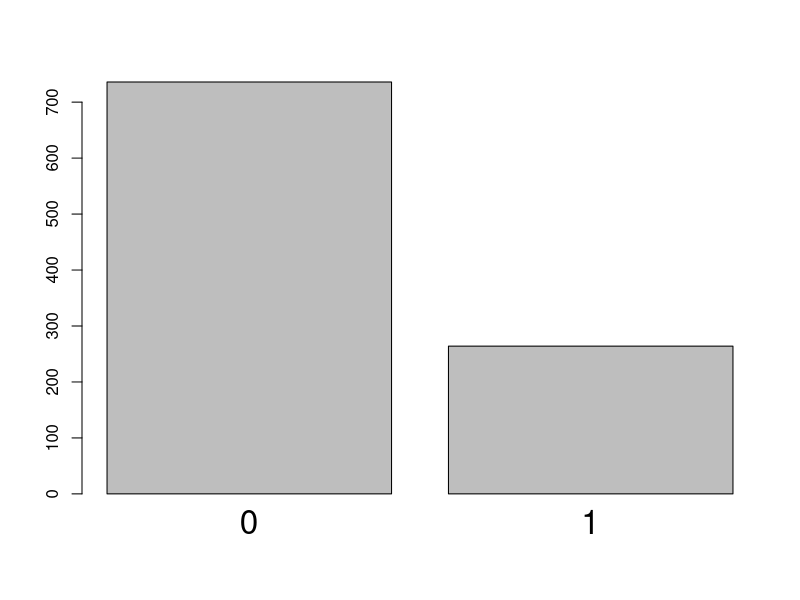
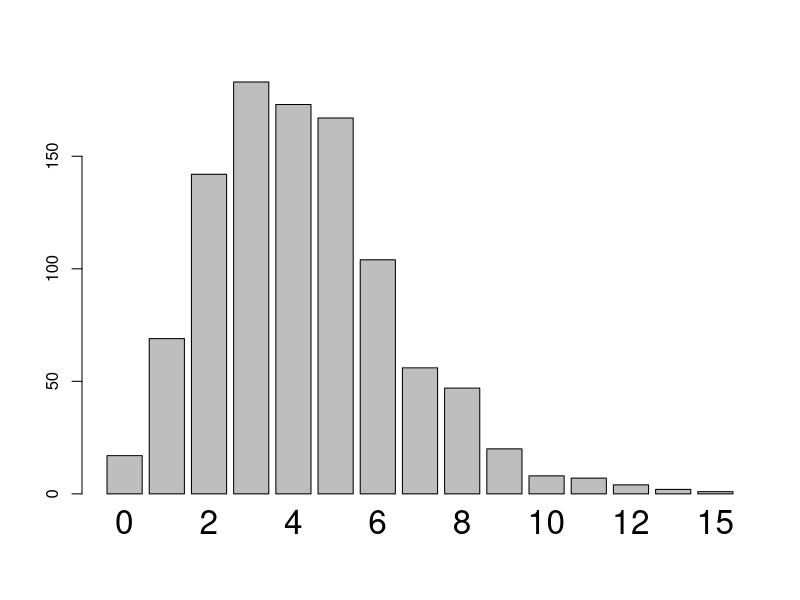
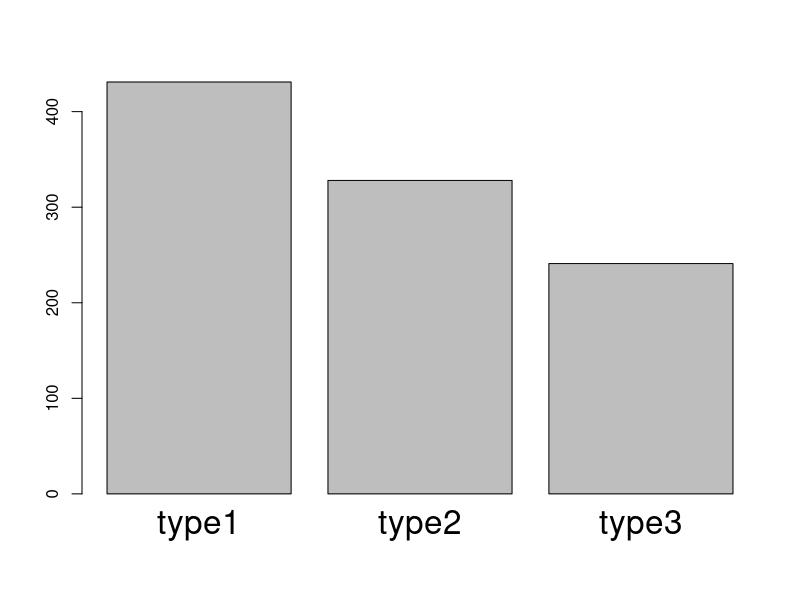
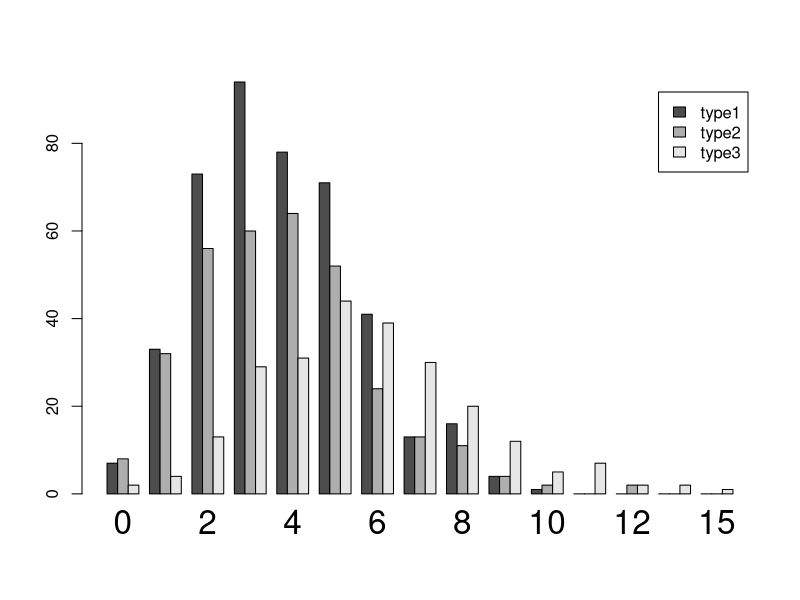
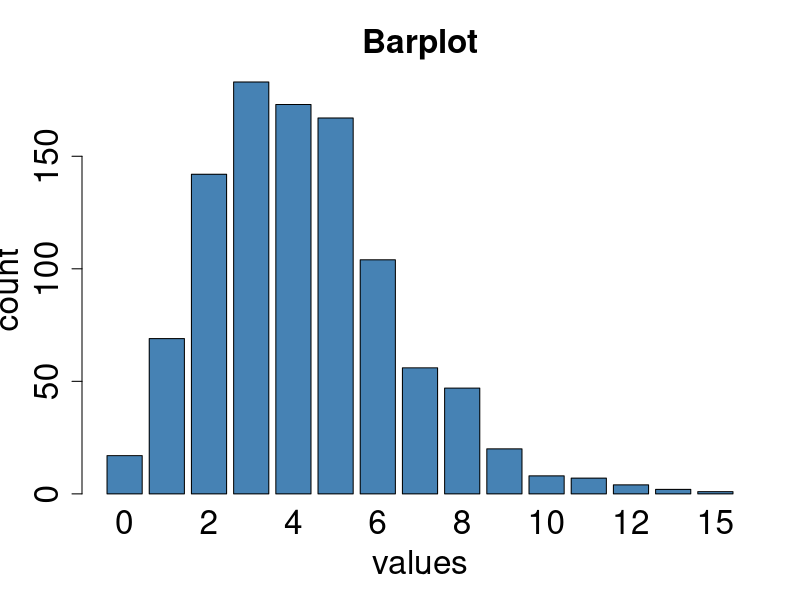
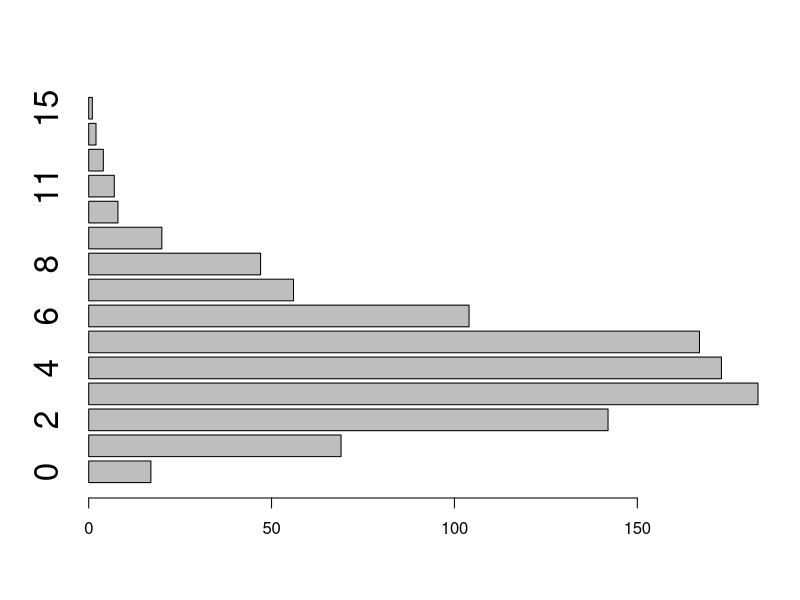
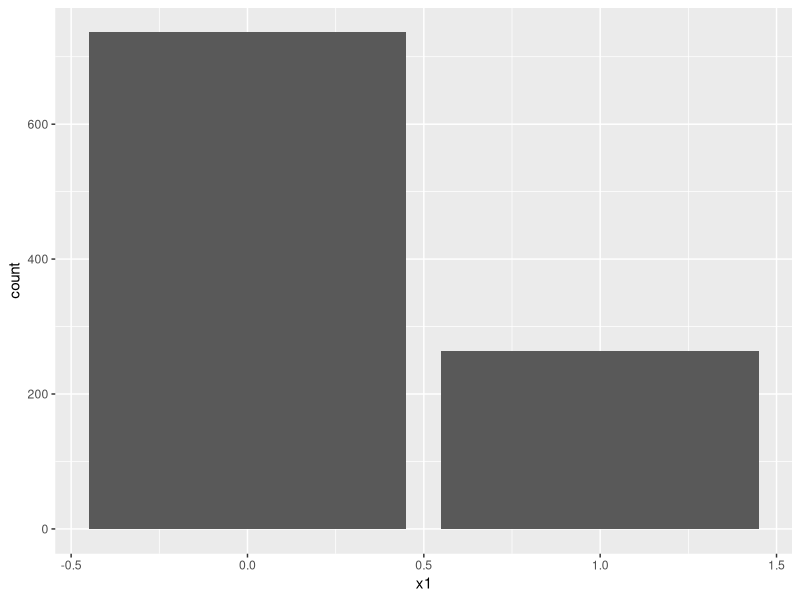
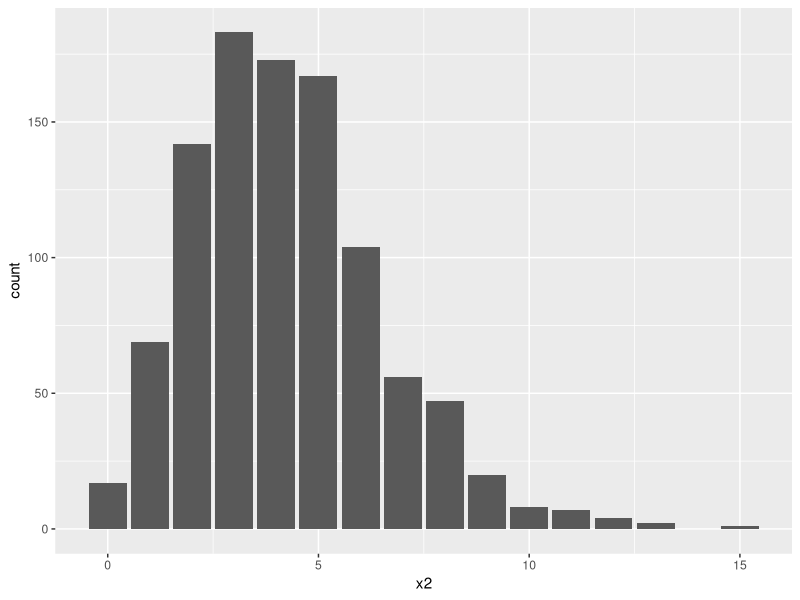

These charts were generated, in order, by the following R code:
## ---- chunk 1
knitr::opts_chunk$set(echo = TRUE, fig.width=16, fig.height=9, dpi=150, highlight=T)

require(tidyverse)
require(knitr)
require(gridExtra)
## ---- chunk 2
typesTmp<- paste(sep="","type",1:3)
type<-factor(sample(typesTmp,
                    size=1000,
                    replace=T,
                    prob=c(0.45,0.3,0.25)))
x1<-rbinom(1000,size=1,prob=0.25)
x2<-rpois(1000,lambda=ifelse(type=="type3",6,4))
dat<-data.frame(type,x1,x2)
## ---- chunk 3
barplot(table(dat$x1),cex.names=2)
barplot(table(dat$x2),cex.names=2)
barplot(table(dat$type),cex.names=2)

barplot(table(dat$type,dat$x2),
        beside=T,
        legend.text=levels(dat$type),
        cex.names=2)
## ---- chunk 4
barplot(table(dat$x2),
        col="steelblue",
        xlab="values",
        ylab="count",
        main="Barplot",
        cex.names=2,
        cex.axis=2,
        cex.lab=2,
        cex.main=2)

barplot(table(dat$x2),horiz=T,cex.names=2)
## ---- chunk 5
ggplot(data=dat,mapping=aes(x=x1)) + geom_bar()
ggplot(data=dat,mapping=aes(x=x2)) + geom_bar()
ggplot(data=dat,mapping=aes(x=type)) + geom_bar()

dat %>%
  count(type,x2) %>%
  complete(type,x2,fill=list(n=0)) %>%
  ggplot(mapping=aes(fill=type,y=n,x=x2)) +
  geom_bar(position="dodge",stat="identity") +
  theme(text = element_text(size=20))
## ---- chunk 6
ggplot(data=dat,mapping=aes(x=x2)) + 
  geom_bar() +
  coord_flip() +
  ggtitle("Barplot for variable x2") +
  xlab("values") +
  ylab("count") +
  theme(text = element_text(size=20))
## ---- chunk 7
g1<-qplot(dat$x1,geom="bar")
g2<-qplot(dat$x2,geom="bar")
g3<-qplot(dat$type,geom="bar")

grid.arrange(g1,g2,g3,nrow=1)
## ---- chunk 8
pie(table(dat$type))
## ---- chunk 9
ggplot(dat, mapping=aes(x=factor(1), fill=factor(type))) +
  geom_bar(width = 1) +
  coord_polar("y") + 
  xlab("") +
  theme_void()
## ---- chunk 10
dat<-mutate(dat,
            x3=ifelse(type=="type1",
                      rnorm(500,mean=-2),
                      ifelse(type=="type2",
                             rnorm(500,mean=2),
                             runif(500))))
## ---- chunk 11
hist(dat$x3)
hist(dat$x3,xlab="normal data",main="Histogram",col="grey",breaks=50)
hist(dat$x3,xlab="normal data",main="Histogram",col="grey",freq=F)
hist(dat$x3,xlab="normal data",main="Histogram",col="grey",xlim=c(-10,10))
## ---- chunk 12
ggplot(data=dat,mapping=aes(x=x3)) +
  geom_histogram()

ggplot(data=dat,mapping=aes(x=x3)) +
  geom_histogram(binwidth=0.1)

ggplot(data=dat,mapping=aes(x=x3,stat(density))) +
  geom_histogram(binwidth=0.15)

ggplot(data=dat,mapping=aes(x=x3,stat(density))) +
  geom_histogram(binwidth=0.15) +
  coord_cartesian(xlim = c(-10, 10)) +
  ggtitle("Histogram") +
  theme(text=element_text(size=24))
## ---- chunk 13
par(mfrow=c(1,2))

hist(dat$x3,xlab="normal data",main="Histogram",col="grey",freq=F,breaks=50)
lines(density(dat$x3,bw="SJ"))

h<-hist(dat$x3,breaks=50,plot=F)
col1<-col2rgb("steelblue"); col1<-rgb(col1[1],col1[2],col1[3],alpha=150,maxColorValue=255)
col2<-col2rgb("salmon"); col2<-rgb(col2[1],col2[2],col2[3],alpha=150,maxColorValue=255)
col3<-col2rgb("orange"); col3<-rgb(col3[1],col3[2],col3[3],alpha=150,maxColorValue=255)
hist(dat$x3[dat$type=="type1"],xlab="x3",main="",col=col1,breaks=h$breaks,ylim=range(h$counts))
hist(dat$x3[dat$type=="type2"],col=col2,breaks=h$breaks,add=T)
hist(dat$x3[dat$type=="type3"],col=col3,breaks=h$breaks,add=T)
legend(x="topright",col=c("steelblue","salmon","orange"),pch=15,cex=2,legend=levels(dat$type),bty="n")
## ---- chunk 14
g1<-ggplot(data=dat,mapping=aes(x=x3,stat(density))) +
  geom_histogram(binwidth=0.15) +
  geom_density(bw="SJ",col="blue",lwd=1)

g2<-ggplot(data=dat,mapping=aes(x=x3,fill=type)) +
  geom_histogram(binwidth=0.15,position="dodge")

grid.arrange(g1,g2,nrow=1)
## ---- chunk 15
boxplot(data=dat,x3~type)
boxplot(data=dat,x3~type,horizontal=T)
## ---- chunk 16
ggplot(data=dat,mapping=aes(x=type,y=x3)) +
  geom_boxplot()
ggplot(data=dat,mapping=aes(x=type,y=x3)) +
  geom_boxplot() +
  coord_flip()
## ---- chunk 17
ggplot(data=dat,mapping=aes(x=type,y=x3,fill=type)) +
  geom_violin() +
  geom_boxplot(width=0.05, fill="white")
## ---- chunk 18
dat<-mutate(dat,x4=rnorm(nrow(dat),mean=x3))
## ---- chunk 19
plot(dat$x3,dat$x4)
plot(x4~x3,data=dat)
## ---- chunk 20
ggplot(data=dat,mapping=aes(x=x3,y=x4)) + geom_point()
## ---- chunk 21
plot(x4~x3,data=dat,main="scatterplot",
     col=c("steelblue","orange","salmon")[as.integer(type)],pch=20)
abline(a=0,b=1,lty=2,lwd=2,col="darkgrey")
legend(x="topright",col=c("steelblue","salmon","orange"),pch=20,
       legend=levels(dat$type))
## ---- chunk 22
ggplot(data=dat,mapping=aes(x=x3,y=x4,col=type)) +
  geom_point() +
  geom_smooth()
## ---- chunk 23
beaver<-rbind(beaver1[beaver1$day==346,],beaver2[beaver2$day==307,])
beaver<-data.frame(
  name=c(rep("beaver1",sum(beaver1$day==346)),
         rep("beaver2",sum(beaver2$day==307))),beaver)
## ---- chunk 24
plot(temp~time,data=beaver[beaver$name=="beaver1",],type="l")
plot(temp~time,data=beaver,type="n",col="red",lwd=2)
lines(temp~time,data=beaver[beaver$name=="beaver1",],col="red",lwd=2)
lines(temp~time,data=beaver[beaver$name=="beaver2",],col="blue",lwd=2)
legend(x="bottomright",col=c("red","blue"),lwd=2,legend=c("beaver1","beaver2"))
## ---- chunk 25
beaver %>%
  filter(name=="beaver1") %>%
  ggplot(mapping=aes(x=time,y=temp)) +
    geom_line()

ggplot(data=beaver,mapping=aes(x=time,y=temp,colour=name)) +
  geom_line(lwd=2)
## ---- chunk 26
dmnds<-diamonds %>%
  count(cut,color)
## ---- chunk 27
ggplot(data=dmnds, mapping=aes(x=color,y=cut,fill=n)) + 
  geom_tile()
## ---- chunk 28
plotData<-matrix(nrow=length(unique(dmnds$cut)),ncol=length(unique(dmnds$color)))
rownames(plotData)<-unique(dmnds$cut)
colnames(plotData)<-unique(dmnds$color)
for(i in 1:nrow(plotData)){
  for(j in 1:ncol(plotData)){
    plotData[i,j]<-dmnds$n[dmnds$cut==rownames(plotData)[i] &
                           dmnds$color==colnames(plotData)[j]]
  }
}
image(t(plotData),axes=F,xlab="colour",ylab="cut")
axis(side=1,labels = colnames(plotData),at=seq(0,1,length=ncol(plotData)))
axis(side=2,labels=rownames(plotData),at=seq(0,1,length=nrow(plotData)))
## ---- chunk 29
dens<-function(x,y){
  return(
    0.35*dnorm(x)*dnorm(y,sd=1.5) + 
    0.65*dnorm(x,mean=2,sd=2)*dnorm(y,mean=3)
  )
}

x<-seq(-2.5,6.5,length=100)
y<-seq(-3,5.5,length=100)
densSurf<-matrix(nrow=100,ncol=100)

for(i in 1:100){
  for(j in 1:100){
    densSurf[i,j]<-dens(x=x[i],y=y[j])
  }
}

densSurf2<-expand.grid(x=x,y=y)
densSurf2$dens<-dens(x=densSurf2$x,y=densSurf2$y)
## ---- chunk 30
clrs<-colorRampPalette(c("blue","red","orange","yellow","white"))

image(densSurf,x=x,y=y,col=clrs(200))
contour(densSurf,x=x,y=y)
## ---- chunk 31
ggplot(data=densSurf2,mapping=aes(x=x,y=y,z=dens)) +
  geom_contour()
## ---- chunk 32
library(MASS) 
X <- mvrnorm(1000, mu=c(1,3), Sigma=matrix(c(1,0.7,0.7,1), ncol=2))
## ---- chunk 33
z <- kde2d(X[,1], X[,2], n=50)
plot(X, xlab="y", ylab="x",pch=19,cex=0.75)
contour(z, drawlabels=FALSE, nlevels=11,col=clrs(14), add=TRUE)
## ---- chunk 34
X<-data.frame(x=X[,1],y=X[,2])

ggplot(data=X,mapping=aes(x=x,y=y)) +
  geom_point() +
  geom_density_2d()
## ---- chunk 35
par(mfrow=c(2,3))

myPlotFun<-function(lab){
  plot(0:1,0:1,type="n",axes=F,xlab="",ylab="")
  polygon(x=c(0,1,1,0),y=c(0,0,1,1),col="darkgrey",border=NA)
  text(x=0.5,y=0.5,adj=c(0.5,0.5),font=2,cex=3,lab)
}

for(i in 1:6){
  myPlotFun(paste("Plot",i))
}
## ---- chunk 36
myGgplotFun<-function(lab){
  ggplot(data=data.frame(x=0:1,y=0:1),mapping=aes(x=x,y=y)) +
  theme(panel.background=element_rect(fill="darkgrey")) +
  xlab("") + ylab("") + ggtitle(lab)
}

g1<-myGgplotFun("Plot 1")
g2<-myGgplotFun("Plot 2")
g3<-myGgplotFun("Plot 3")
g4<-myGgplotFun("Plot 4")

grid.arrange(g1,g2,g3,g4,nrow=2)
